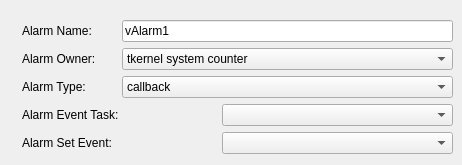
     <widget class="QWidget" name="tabAlm">
      <attribute name="title">
       <string>Alarm</string>
      </attribute>
      <widget class="QWidget" name="layoutWidget">
       <property name="geometry">
        <rect>
         <x>22</x>
         <y>20</y>
         <width>431</width>
         <height>136</height>
        </rect>
       </property>
       <layout class="QGridLayout" name="gridLayout_3">
        <item row="0" column="0">
         <widget class="QLabel" name="label_19">
          <property name="enabled">
           <bool>true</bool>
          </property>
          <property name="frameShape">
           <enum>QFrame::NoFrame</enum>
          </property>
          <property name="text">
           <string>&lt;html&gt;&lt;head/&gt;&lt;body&gt;&lt;p&gt;Alarm Name:&lt;/p&gt;&lt;/body&gt;&lt;/html&gt;</string>
          </property>
         </widget>
        </item>
        <item row="0" column="1" colspan="2">
         <widget class="QLineEdit" name="leAlarmName">
          <property name="enabled">
           <bool>true</bool>
          </property>
          <property name="minimumSize">
           <size>
            <width>231</width>
            <height>0</height>
           </size>
          </property>
          <property name="text">
           <string>vAlarm1</string>
          </property>
         </widget>
        </item>
        <item row="1" column="0">
         <widget class="QLabel" name="label_24">
          <property name="text">
           <string>&lt;html&gt;&lt;head/&gt;&lt;body&gt;&lt;p&gt;Alarm Owner:&lt;/p&gt;&lt;/body&gt;&lt;/html&gt;</string>
          </property>
         </widget>
        </item>
        <item row="1" column="1" colspan="2">
         <widget class="QComboBox" name="cmbxAlarmOwner">
          <property name="minimumSize">
           <size>
            <width>231</width>
            <height>0</height>
           </size>
          </property>
          <property name="toolTip">
           <string>&lt;!DOCTYPE HTML PUBLIC &quot;-//W3C//DTD HTML 4.0//EN&quot; &quot;http://www.w3.org/TR/REC-html40/strict.dtd&quot;&gt;
&lt;html&gt;&lt;head&gt;&lt;meta name=&quot;qrichtext&quot; content=&quot;1&quot; /&gt;&lt;style type=&quot;text/css&quot;&gt;
p, li { white-space: pre-wrap; }
&lt;/style&gt;&lt;/head&gt;&lt;body style=&quot; font-family:'Monospace'; font-size:12pt; font-weight:400; font-style:normal;&quot;&gt;
&lt;table border=&quot;0&quot; style=&quot;-qt-table-type: root; margin-top:4px; margin-bottom:4px; margin-left:4px; margin-right:4px;&quot;&gt;
&lt;tr&gt;
&lt;td style=&quot;border: none;&quot;&gt;
&lt;p style=&quot;-qt-paragraph-type:empty; margin-top:0px; margin-bottom:0px; margin-left:0px; margin-right:0px; -qt-block-indent:0; text-indent:0px;&quot;&gt;&lt;/p&gt;&lt;/td&gt;&lt;/tr&gt;&lt;/table&gt;&lt;/body&gt;&lt;/html&gt;</string>
          </property>
          <item>
           <property name="text">
            <string>tkernel system counter</string>
           </property>
          </item>
         </widget>
        </item>
        <item row="2" column="0">
         <widget class="QLabel" name="label_20">
          <property name="text">
           <string>&lt;html&gt;&lt;head/&gt;&lt;body&gt;&lt;p&gt;Alarm Type:&lt;/p&gt;&lt;/body&gt;&lt;/html&gt;</string>
          </property>
         </widget>
        </item>
        <item row="2" column="1" colspan="2">
         <widget class="QComboBox" name="cmbxAlarmType">
          <property name="minimumSize">
           <size>
            <width>231</width>
            <height>0</height>
           </size>
          </property>
          <property name="toolTip">
           <string>&lt;!DOCTYPE HTML PUBLIC &quot;-//W3C//DTD HTML 4.0//EN&quot; &quot;http://www.w3.org/TR/REC-html40/strict.dtd&quot;&gt;
&lt;html&gt;&lt;head&gt;&lt;meta name=&quot;qrichtext&quot; content=&quot;1&quot; /&gt;&lt;style type=&quot;text/css&quot;&gt;
p, li { white-space: pre-wrap; }
&lt;/style&gt;&lt;/head&gt;&lt;body style=&quot; font-family:'Monospace'; font-size:12pt; font-weight:400; font-style:normal;&quot;&gt;
&lt;table border=&quot;0&quot; style=&quot;-qt-table-type: root; margin-top:4px; margin-bottom:4px; margin-left:4px; margin-right:4px;&quot;&gt;
&lt;tr&gt;
&lt;td style=&quot;border: none;&quot;&gt;
&lt;p style=&quot;-qt-paragraph-type:empty; margin-top:0px; margin-bottom:0px; margin-left:0px; margin-right:0px; -qt-block-indent:0; text-indent:0px;&quot;&gt;&lt;/p&gt;&lt;/td&gt;&lt;/tr&gt;&lt;/table&gt;&lt;/body&gt;&lt;/html&gt;</string>
          </property>
          <item>
           <property name="text">
            <string>callback</string>
           </property>
          </item>
          <item>
           <property name="text">
            <string>task</string>
           </property>
          </item>
          <item>
           <property name="text">
            <string>event</string>
           </property>
          </item>
         </widget>
        </item>
        <item row="3" column="0" colspan="2">
         <widget class="QLabel" name="lblAlarmTask">
          <property name="text">
           <string>&lt;html&gt;&lt;head/&gt;&lt;body&gt;&lt;p&gt;Alarm Event Task:&lt;/p&gt;&lt;/body&gt;&lt;/html&gt;</string>
          </property>
         </widget>
        </item>
        <item row="3" column="2">
         <widget class="QComboBox" name="cmbxAlarmTask">
          <property name="minimumSize">
           <size>
            <width>231</width>
            <height>0</height>
           </size>
          </property>
          <property name="toolTip">
           <string>&lt;!DOCTYPE HTML PUBLIC &quot;-//W3C//DTD HTML 4.0//EN&quot; &quot;http://www.w3.org/TR/REC-html40/strict.dtd&quot;&gt;
&lt;html&gt;&lt;head&gt;&lt;meta name=&quot;qrichtext&quot; content=&quot;1&quot; /&gt;&lt;style type=&quot;text/css&quot;&gt;
p, li { white-space: pre-wrap; }
&lt;/style&gt;&lt;/head&gt;&lt;body style=&quot; font-family:'Monospace'; font-size:12pt; font-weight:400; font-style:normal;&quot;&gt;
&lt;table border=&quot;0&quot; style=&quot;-qt-table-type: root; margin-top:4px; margin-bottom:4px; margin-left:4px; margin-right:4px;&quot;&gt;
&lt;tr&gt;
&lt;td style=&quot;border: none;&quot;&gt;
&lt;p style=&quot;-qt-paragraph-type:empty; margin-top:0px; margin-bottom:0px; margin-left:0px; margin-right:0px; -qt-block-indent:0; text-indent:0px;&quot;&gt;&lt;/p&gt;&lt;/td&gt;&lt;/tr&gt;&lt;/table&gt;&lt;/body&gt;&lt;/html&gt;</string>
          </property>
         </widget>
        </item>
        <item row="4" column="0" colspan="2">
         <widget class="QLabel" name="label_23">
          <property name="text">
           <string>&lt;html&gt;&lt;head/&gt;&lt;body&gt;&lt;p&gt;Alarm Set Event:&lt;/p&gt;&lt;/body&gt;&lt;/html&gt;</string>
          </property>
         </widget>
        </item>
        <item row="4" column="2">
         <widget class="QComboBox" name="cmbxAlarmEvent">
          <property name="minimumSize">
           <size>
            <width>231</width>
            <height>0</height>
           </size>
          </property>
          <property name="toolTip">
           <string>&lt;!DOCTYPE HTML PUBLIC &quot;-//W3C//DTD HTML 4.0//EN&quot; &quot;http://www.w3.org/TR/REC-html40/strict.dtd&quot;&gt;
&lt;html&gt;&lt;head&gt;&lt;meta name=&quot;qrichtext&quot; content=&quot;1&quot; /&gt;&lt;style type=&quot;text/css&quot;&gt;
p, li { white-space: pre-wrap; }
&lt;/style&gt;&lt;/head&gt;&lt;body style=&quot; font-family:'Monospace'; font-size:12pt; font-weight:400; font-style:normal;&quot;&gt;
&lt;table border=&quot;0&quot; style=&quot;-qt-table-type: root; margin-top:4px; margin-bottom:4px; margin-left:4px; margin-right:4px;&quot;&gt;
&lt;tr&gt;
&lt;td style=&quot;border: none;&quot;&gt;
&lt;p style=&quot;-qt-paragraph-type:empty; margin-top:0px; margin-bottom:0px; margin-left:0px; margin-right:0px; -qt-block-indent:0; text-indent:0px;&quot;&gt;&lt;/p&gt;&lt;/td&gt;&lt;/tr&gt;&lt;/table&gt;&lt;/body&gt;&lt;/html&gt;</string>
          </property>
         </widget>
        </item>
       </layout>
      </widget>
     </widget>
